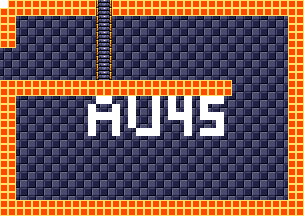

The image is a tile-based game level rendered from a .tmx file. Its description and source (layers, tilesets, objects; grid data summarised) follow:
An orthogonal 38x27 tile map with 8x8 px tiles, 4 tile layers (background, foreground, room numbers, Objects), 15 tilesets.

<map version="1.5" tiledversion="1.7.1" orientation="orthogonal" renderorder="right-down" width="38" height="27" tilewidth="8" tileheight="8" infinite="0" nextlayerid="11" nextobjectid="1">
 <tileset firstgid="1" source="tilesheets/tsKarniMata.tsx" />
 <tileset firstgid="1025" source="tilesheets/tsVoodooWasp.tsx" />
 <tileset firstgid="2049" source="tilesheets/tsBurial.tsx" />
 <tileset firstgid="3073" source="tilesheets/tsBlueTemple.tsx" />
 <tileset firstgid="4097" source="tilesheets/tsGoddess.tsx" />
 <tileset firstgid="5121" source="tilesheets/tsKonark.tsx" />
 <tileset firstgid="6145" name="sEnemies" tilewidth="8" tileheight="8" tilecount="1024" columns="32">
  <image source="../grapx/tilesheets/sObjects.bmp" trans="ff94ff" width="256" height="256" />
 </tileset>
 <tileset firstgid="7169" source="tilesheets/tsIceTemple.tsx" />
 <tileset firstgid="8193" source="tilesheets/tsLavaArea.tsx" />
 <tileset firstgid="9217" source="tilesheets/tsBossArea.tsx" />
 <tileset firstgid="10241" source="tilesheets/tsPegu.tsx" />
 <tileset firstgid="11265" source="tilesheets/sTiwanakuTemple.tsx" />
 <tileset firstgid="12289" source="tilesheets/sIndraTemple.tsx" />
 <tileset firstgid="13313" source="tilesheets/sTeleport.tsx" />
 <tileset firstgid="14337" source="tilesheets/sObjects.tsx" />
 <layer id="2" name="background" width="38" height="27">
  <data>[1026 cells, 1026 non-empty, 2 distinct tile ids]</data>
 </layer>
 <layer id="1" name="foreground" width="38" height="27">
  <data>[1026 cells, 306 non-empty, 3 distinct tile ids]</data>
 </layer>
 <layer id="7" name="room numbers" width="38" height="27">
  <data>[1026 cells, 44 non-empty, 1 distinct tile ids]</data>
 </layer>
 <layer id="10" name="Objects" width="38" height="27">
  <data>[1026 cells, 0 non-empty, 0 distinct tile ids]</data>
 </layer>
</map>
